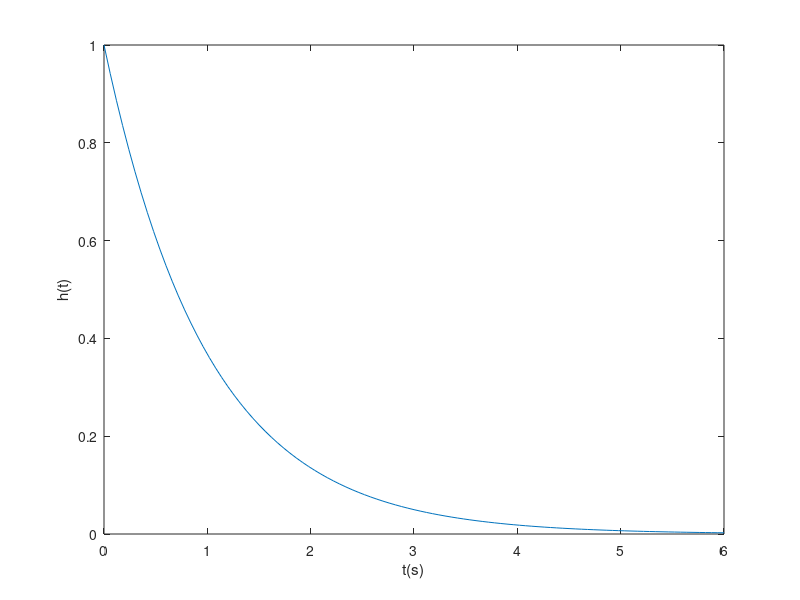
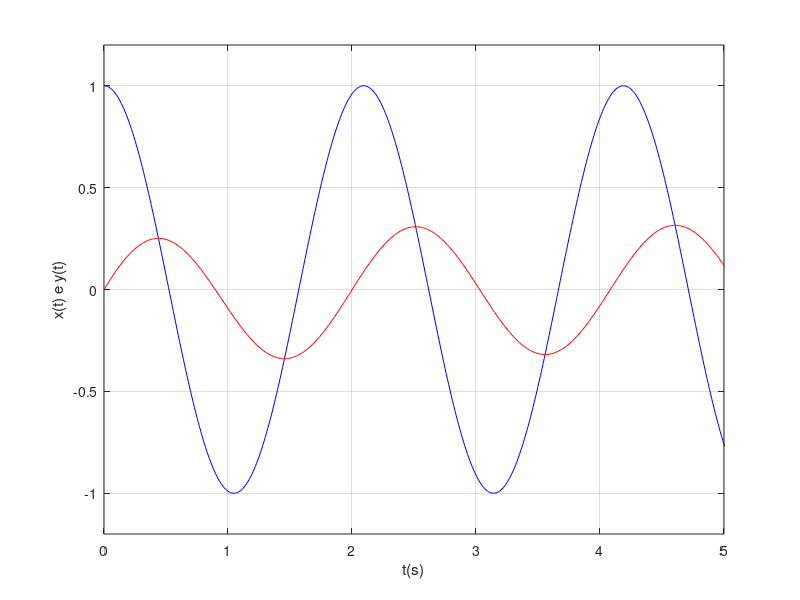

Write MATLAB code to recreate these figures, in order.
% Ex1 tempo continuo
% sistema resposta impulso h(t)=exp(-t)u(t)
num=1;
den=[1 1];
sys=tf(num,den);
[h,t]=impulse(sys);

% grafico
figure(1)
set(gca,'FontSize',18)
plot(t,h)
ylabel('h(t)')
xlabel('t(s)')

% entrada senoidal
t=0:0.01:20;
w0=3;
x=cos(w0*t);
y=lsim(sys,x,t);

% grafico (regime transitorio)
figure(2)
set(gca,'FontSize',18)
plot(t(1:1500),x(1:1500),'b',t(1:1500),y(1:1500),'r')
grid
ylabel('x(t) e y(t)')
xlabel('t(s)')
axis([0 5 -1.2 1.2])